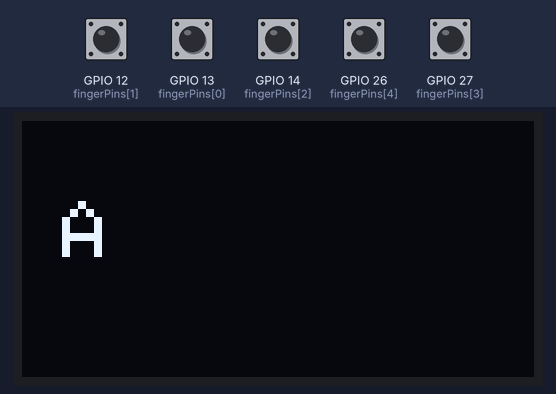
Simulated run of this sketch. Board: ESP32. On the bench: 128×64 one-colour display. The inputs (shaded band) are chosen by the test bench; at power-on: GPIO 12 (fingerPins[1]), GPIO 13 (fingerPins[0]), GPIO 14 (fingerPins[2]), GPIO 26 (fingerPins[4]), GPIO 27 (fingerPins[3]) HIGH. What the sketch prints to the serial monitor is not drawn.

Above: at 1.2 s.
1.3 s: GPIO 12 (fingerPins[1]) pulled LOW for 0.65 s
At 2.0 s:
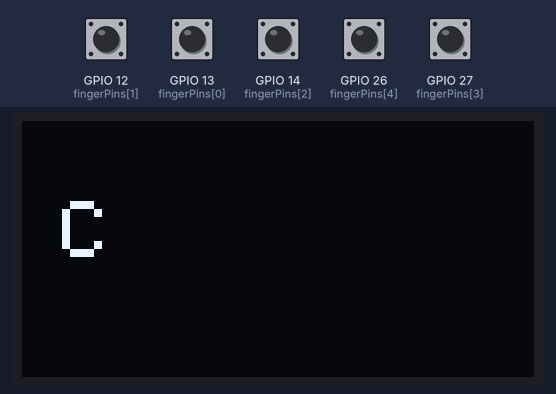
3.6 s: GPIO 13 (fingerPins[0]) pulled LOW for 0.65 s
At 4.1 s:
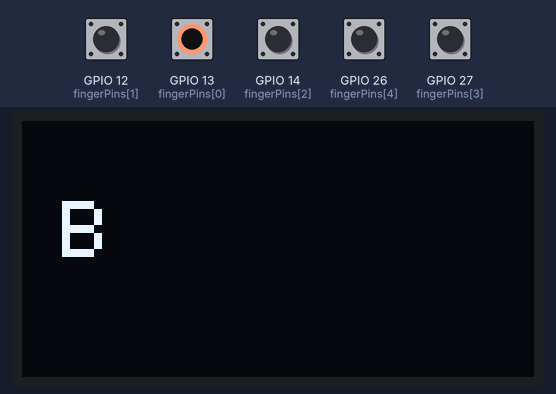
5.7 s: GPIO 14 (fingerPins[2]) pulled LOW for 0.65 s
At 6.2 s:
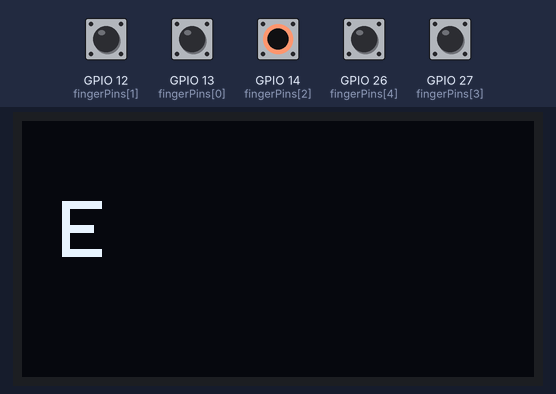
7.8 s: GPIO 26 (fingerPins[4]) pulled LOW for 0.65 s
At 8.3 s:
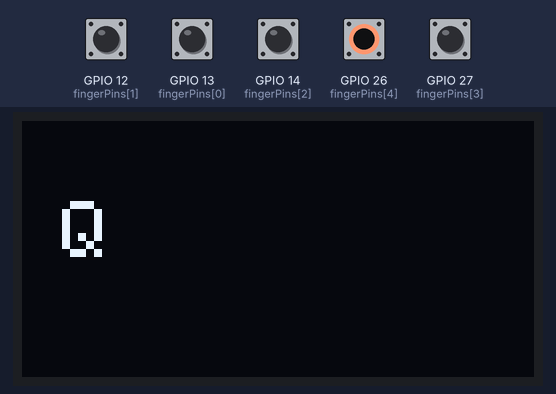
9.9 s: GPIO 27 (fingerPins[3]) pulled LOW for 0.65 s
At 10.4 s:
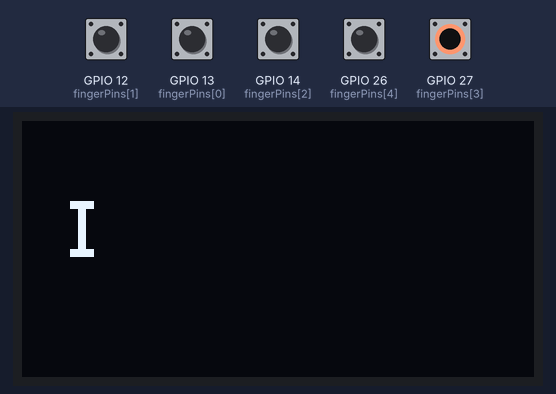
12.0 s: GPIO 12 (fingerPins[1]) pulled LOW for 1 s
At 13.0 s:
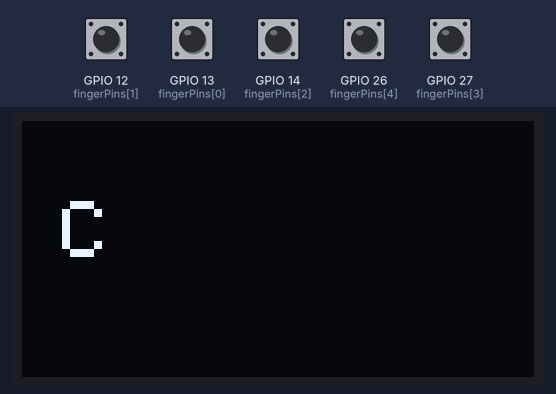
Timing chart, 0 to 15.0 s (numbered marks = the images above; inputs shaded):
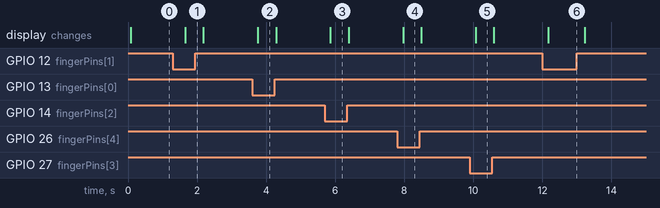

The sketch:

SigntoSpeech_initial.ino
```cpp
#include <Wire.h>
#include <Adafruit_GFX.h>
#include <Adafruit_SSD1306.h>

#define SCREEN_WIDTH 128
#define SCREEN_HEIGHT 64
Adafruit_SSD1306 display(SCREEN_WIDTH, SCREEN_HEIGHT, &Wire, -1);

// Define switch pins
const int fingerPins[5] = {13, 12, 14, 27, 26};

// Define combinations and corresponding text
const char* signMappings[32] = {
  "A", "B", "C", "D", "E",  // Define all 32 combinations here
  "F", "G", "H", "I", "J",
  "K", "L", "M", "N", "O",
  "P", "Q", "R", "S", "T",
  "U", "V", "W", "X", "Y",
  "Z", "Hello", "Yes", "No", "Help", "Thanks"
};

void setup() {
  Serial.begin(115200);

  // Initialize OLED
  if (!display.begin(SSD1306_SWITCHCAPVCC, 0x3C)) {
    Serial.println(F("SSD1306 allocation failed"));
    for (;;);
  }
  display.clearDisplay();
  display.display();

  // Set finger switches as inputs with pull-up resistors
  for (int i = 0; i < 5; i++) {
    pinMode(fingerPins[i], INPUT_PULLUP);
  }
}

void loop() {
  int index = 0;

  // Read switches and form a binary number
  for (int i = 0; i < 5; i++) {
    if (digitalRead(fingerPins[i]) == LOW) { // Active LOW
      index |= (1 << i);
    }
  }

  // Display the corresponding text
  display.clearDisplay();
  display.setTextSize(2);
  display.setTextColor(SSD1306_WHITE);
  display.setCursor(10, 20);
  display.print(signMappings[index]); // Show mapped text
  display.display();

  Serial.println(signMappings[index]); // Debug output

  delay(500); // Small delay to avoid flickering
}
```

Measured:
- after the input at 1.3 s, the display: changes after 0.36 s (image 1)
- after the input at 3.6 s, the display: changes after 0.16 s (image 2)
- after the input at 5.7 s, the display: changes after 0.16 s (image 3)
- after the input at 7.8 s, the display: changes after 0.17 s (image 4)
- after the input at 9.9 s, the display: changes after 0.17 s (image 5)
- after the input at 12.0 s, the display: changes after 0.17 s (image 6)
